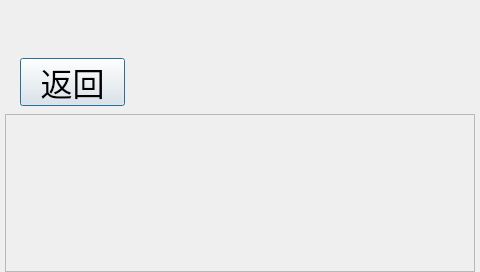
<?xml version="1.0" encoding="UTF-8"?>
<ui version="4.0">
 <class>NetWorkDialog</class>
 <widget class="QDialog" name="NetWorkDialog">
  <property name="geometry">
   <rect>
    <x>0</x>
    <y>0</y>
    <width>480</width>
    <height>272</height>
   </rect>
  </property>
  <property name="windowTitle">
   <string>Dialog</string>
  </property>
  <widget class="QLabel" name="label">
   <property name="geometry">
    <rect>
     <x>208</x>
     <y>10</y>
     <width>64</width>
     <height>39</height>
    </rect>
   </property>
   <property name="text">
    <string/>
   </property>
   <property name="pixmap">
    <pixmap resource="picture.qrc">:/new/picture/setting_interface/network.png</pixmap>
   </property>
   <property name="scaledContents">
    <bool>false</bool>
   </property>
  </widget>
  <widget class="QScrollArea" name="scrollArea">
   <property name="geometry">
    <rect>
     <x>5</x>
     <y>114</y>
     <width>470</width>
     <height>158</height>
    </rect>
   </property>
   <property name="layoutDirection">
    <enum>Qt::LeftToRight</enum>
   </property>
   <property name="widgetResizable">
    <bool>true</bool>
   </property>
   <property name="alignment">
    <set>Qt::AlignLeading|Qt::AlignLeft|Qt::AlignVCenter</set>
   </property>
   <widget class="QWidget" name="scrollAreaWidgetContents">
    <property name="geometry">
     <rect>
      <x>0</x>
      <y>0</y>
      <width>468</width>
      <height>156</height>
     </rect>
    </property>
   </widget>
  </widget>
  <widget class="QPushButton" name="ReturnButton">
   <property name="geometry">
    <rect>
     <x>20</x>
     <y>58</y>
     <width>105</width>
     <height>48</height>
    </rect>
   </property>
   <property name="font">
    <font>
     <pointsize>24</pointsize>
    </font>
   </property>
   <property name="styleSheet">
    <string notr="true"/>
   </property>
   <property name="text">
    <string>返回</string>
   </property>
   <property name="icon">
    <iconset resource="picture.qrc">
     <normaloff>:/new/picture/setting_interface/return.png</normaloff>:/new/picture/setting_interface/return.png</iconset>
   </property>
   <property name="iconSize">
    <size>
     <width>21</width>
     <height>14</height>
    </size>
   </property>
  </widget>
 </widget>
 <resources>
  <include location="picture.qrc"/>
 </resources>
 <connections>
  <connection>
   <sender>ReturnButton</sender>
   <signal>clicked()</signal>
   <receiver>NetWorkDialog</receiver>
   <slot>close()</slot>
   <hints>
    <hint type="sourcelabel">
     <x>72</x>
     <y>81</y>
    </hint>
    <hint type="destinationlabel">
     <x>239</x>
     <y>135</y>
    </hint>
   </hints>
  </connection>
 </connections>
</ui>
